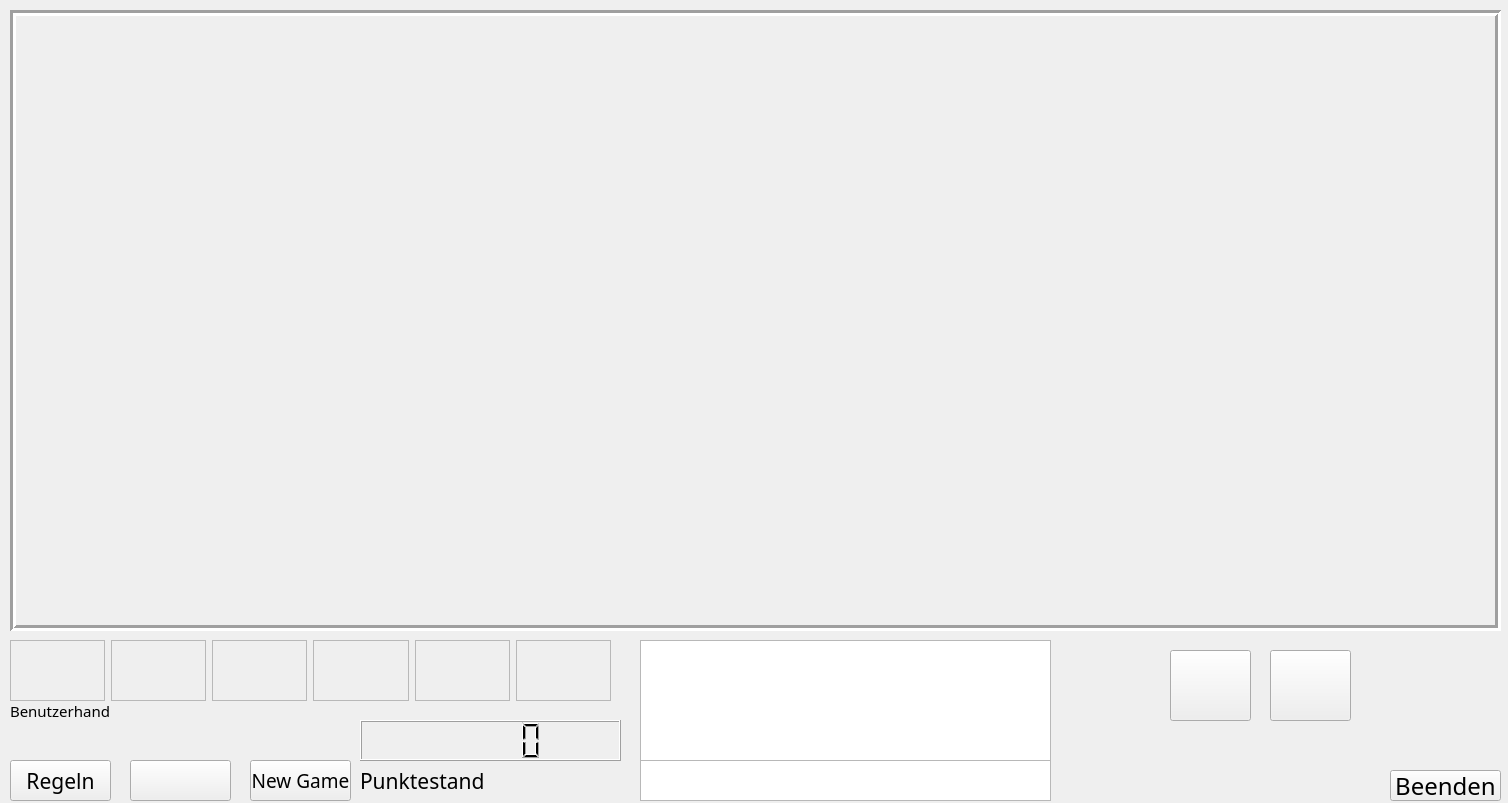
<?xml version="1.0" encoding="UTF-8"?>
<ui version="4.0">
 <class>Game</class>
 <widget class="QWidget" name="Game">
  <property name="geometry">
   <rect>
    <x>0</x>
    <y>0</y>
    <width>1508</width>
    <height>803</height>
   </rect>
  </property>
  <property name="windowTitle">
   <string>Form</string>
  </property>
  <widget class="QPushButton" name="pushButton">
   <property name="geometry">
    <rect>
     <x>1390</x>
     <y>770</y>
     <width>111</width>
     <height>31</height>
    </rect>
   </property>
   <property name="font">
    <font>
     <family>Candara Light</family>
     <pointsize>18</pointsize>
    </font>
   </property>
   <property name="text">
    <string>Beenden</string>
   </property>
  </widget>
  <widget class="Spielfeld" name="frame">
   <property name="geometry">
    <rect>
     <x>10</x>
     <y>10</y>
     <width>1491</width>
     <height>621</height>
    </rect>
   </property>
   <property name="frameShape">
    <enum>QFrame::Box</enum>
   </property>
   <property name="frameShadow">
    <enum>QFrame::Sunken</enum>
   </property>
   <property name="lineWidth">
    <number>3</number>
   </property>
  </widget>
  <widget class="QLabel" name="label">
   <property name="geometry">
    <rect>
     <x>10</x>
     <y>700</y>
     <width>351</width>
     <height>21</height>
    </rect>
   </property>
   <property name="font">
    <font>
     <family>Candara Light</family>
     <pointsize>11</pointsize>
    </font>
   </property>
   <property name="text">
    <string>Benutzerhand</string>
   </property>
  </widget>
  <widget class="QTextBrowser" name="textBrowser">
   <property name="geometry">
    <rect>
     <x>640</x>
     <y>640</y>
     <width>411</width>
     <height>121</height>
    </rect>
   </property>
  </widget>
  <widget class="QTextEdit" name="textEdit">
   <property name="geometry">
    <rect>
     <x>640</x>
     <y>760</y>
     <width>411</width>
     <height>41</height>
    </rect>
   </property>
  </widget>
  <widget class="QPushButton" name="pushButton_2">
   <property name="geometry">
    <rect>
     <x>10</x>
     <y>760</y>
     <width>101</width>
     <height>41</height>
    </rect>
   </property>
   <property name="font">
    <font>
     <family>Candara Light</family>
     <pointsize>16</pointsize>
    </font>
   </property>
   <property name="text">
    <string>Regeln</string>
   </property>
  </widget>
  <widget class="QPushButton" name="pushButton_3">
   <property name="geometry">
    <rect>
     <x>130</x>
     <y>760</y>
     <width>101</width>
     <height>41</height>
    </rect>
   </property>
   <property name="text">
    <string/>
   </property>
  </widget>
  <widget class="QPushButton" name="pushButton_4">
   <property name="geometry">
    <rect>
     <x>250</x>
     <y>760</y>
     <width>101</width>
     <height>41</height>
    </rect>
   </property>
   <property name="font">
    <font>
     <family>Candara Light</family>
     <pointsize>14</pointsize>
    </font>
   </property>
   <property name="text">
    <string>New Game</string>
   </property>
  </widget>
  <widget class="QLCDNumber" name="lcdNumber">
   <property name="geometry">
    <rect>
     <x>360</x>
     <y>720</y>
     <width>261</width>
     <height>41</height>
    </rect>
   </property>
  </widget>
  <widget class="QLabel" name="label_2">
   <property name="geometry">
    <rect>
     <x>360</x>
     <y>770</y>
     <width>131</width>
     <height>21</height>
    </rect>
   </property>
   <property name="font">
    <font>
     <family>Candara Light</family>
     <pointsize>16</pointsize>
    </font>
   </property>
   <property name="text">
    <string>Punktestand</string>
   </property>
  </widget>
  <widget class="QPushButton" name="pushButton_6">
   <property name="geometry">
    <rect>
     <x>1170</x>
     <y>650</y>
     <width>81</width>
     <height>71</height>
    </rect>
   </property>
   <property name="text">
    <string/>
   </property>
  </widget>
  <widget class="QPushButton" name="pushButton_7">
   <property name="geometry">
    <rect>
     <x>1270</x>
     <y>650</y>
     <width>81</width>
     <height>71</height>
    </rect>
   </property>
   <property name="text">
    <string/>
   </property>
  </widget>
  <widget class="QWidget" name="horizontalLayoutWidget">
   <property name="geometry">
    <rect>
     <x>10</x>
     <y>640</y>
     <width>601</width>
     <height>61</height>
    </rect>
   </property>
   <layout class="QHBoxLayout" name="hand">
    <item>
     <widget class="Benutzerhand" name="frame_7">
      <property name="frameShape">
       <enum>QFrame::StyledPanel</enum>
      </property>
      <property name="frameShadow">
       <enum>QFrame::Raised</enum>
      </property>
     </widget>
    </item>
    <item>
     <widget class="Benutzerhand" name="frame_6">
      <property name="frameShape">
       <enum>QFrame::StyledPanel</enum>
      </property>
      <property name="frameShadow">
       <enum>QFrame::Raised</enum>
      </property>
     </widget>
    </item>
    <item>
     <widget class="Benutzerhand" name="frame_5">
      <property name="frameShape">
       <enum>QFrame::StyledPanel</enum>
      </property>
      <property name="frameShadow">
       <enum>QFrame::Raised</enum>
      </property>
     </widget>
    </item>
    <item>
     <widget class="Benutzerhand" name="frame_4">
      <property name="frameShape">
       <enum>QFrame::StyledPanel</enum>
      </property>
      <property name="frameShadow">
       <enum>QFrame::Raised</enum>
      </property>
     </widget>
    </item>
    <item>
     <widget class="Benutzerhand" name="frame_3">
      <property name="frameShape">
       <enum>QFrame::StyledPanel</enum>
      </property>
      <property name="frameShadow">
       <enum>QFrame::Raised</enum>
      </property>
     </widget>
    </item>
    <item>
     <widget class="Benutzerhand" name="frame_2">
      <property name="frameShape">
       <enum>QFrame::StyledPanel</enum>
      </property>
      <property name="frameShadow">
       <enum>QFrame::Raised</enum>
      </property>
     </widget>
    </item>
   </layout>
  </widget>
  <widget class="Spielfeld" name="frame">
   <property name="geometry">
    <rect>
     <x>1070</x>
     <y>650</y>
     <width>81</width>
     <height>71</height>
    </rect>
   </property>
   <property name="acceptDrops">
    <bool>true</bool>
   </property>
  </widget>
 </widget>
 <customwidgets>
  <customwidget>
   <class>Spielfeld</class>
   <extends>QFrame</extends>
   <header location="global">spielfeld.h</header>
   <container>1</container>
  </customwidget>
  <customwidget>
   <class>Benutzerhand</class>
   <extends>QFrame</extends>
   <header location="global">benutzerhand.h</header>
   <container>1</container>
  </customwidget>
 </customwidgets>
 <resources/>
 <connections/>
</ui>
